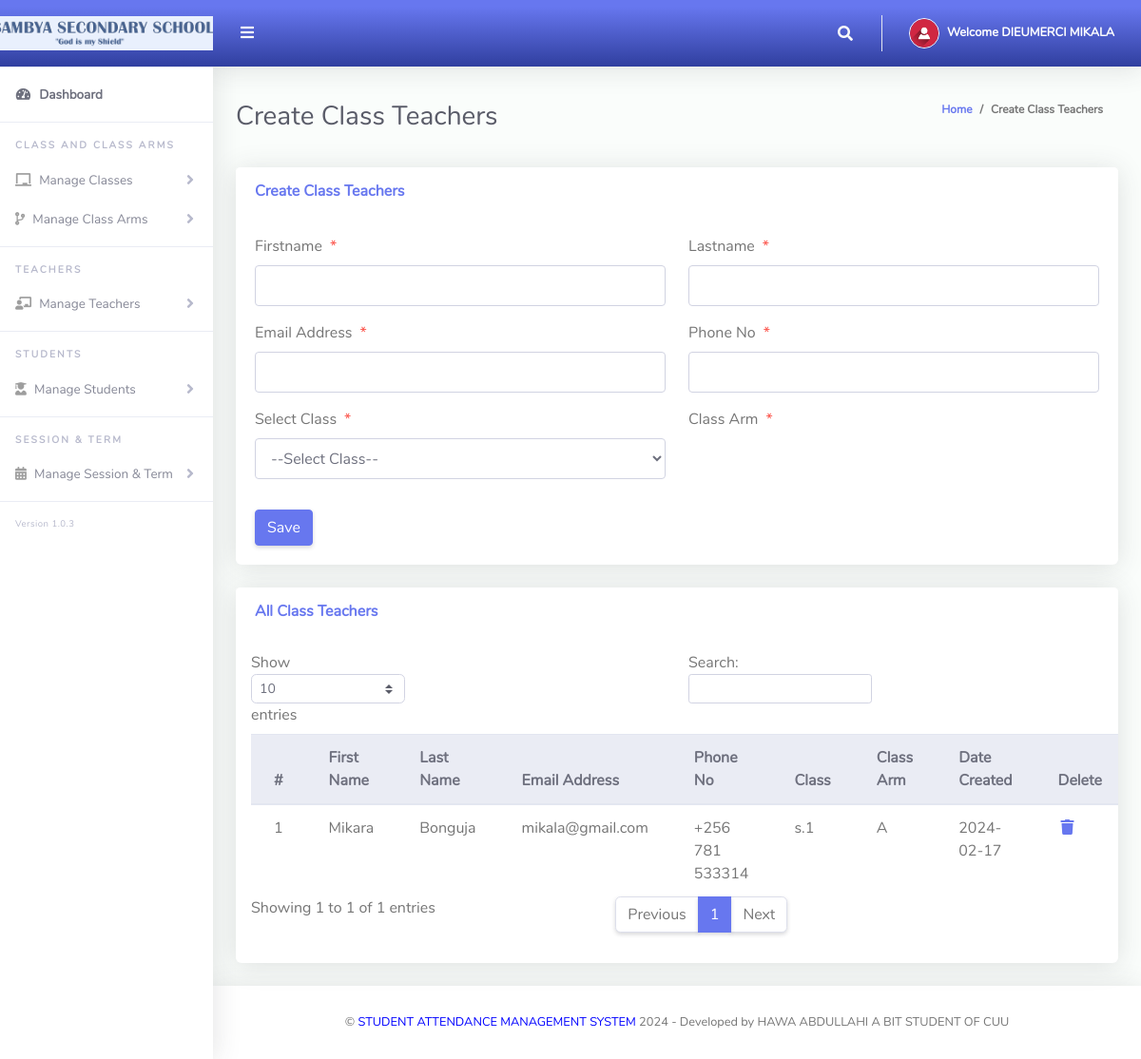
The page /Admin/createClassTeacher.php (signed in) on the database its author committed.
### tables this page shows
CREATE TABLE IF NOT EXISTS `tblclassteacher` (
  `Id` int NOT NULL AUTO_INCREMENT,
  `firstName` varchar(255) NOT NULL,
  `lastName` varchar(255) NOT NULL,
  `emailAddress` varchar(255) NOT NULL,
  `password` varchar(255) NOT NULL,
  `phoneNo` varchar(50) NOT NULL,
  `classId` varchar(10) NOT NULL,
  `classArmId` varchar(10) NOT NULL,
  `dateCreated` varchar(50) NOT NULL,
  PRIMARY KEY (`Id`)
);

CREATE TABLE IF NOT EXISTS `tblclass` (
  `Id` int NOT NULL AUTO_INCREMENT,
  `className` varchar(255) NOT NULL,
  PRIMARY KEY (`Id`)
);

CREATE TABLE IF NOT EXISTS `tblclassarms` (
  `Id` int NOT NULL AUTO_INCREMENT,
  `classId` varchar(10) NOT NULL,
  `classArmName` varchar(255) NOT NULL,
  `isAssigned` varchar(10) NOT NULL,
  PRIMARY KEY (`Id`)
);

### Admin/createClassTeacher.php (the view, shortened to what this page needs)
<?php
include '../Includes/dbcon.php';
?>
<!DOCTYPE html>
<html lang="en">
<head>
  <link href="../vendor/fontawesome-free/css/all.min.css" rel="stylesheet" type="text/css">
  <link href="../vendor/bootstrap/css/bootstrap.min.css" rel="stylesheet" type="text/css">
  <link href="css/ruang-admin.min.css" rel="stylesheet">
</head>
<body id="page-top">
  <div id="wrapper">
      <?php include "Includes/sidebar.php";?>
    <div id="content-wrapper" class="d-flex flex-column">
      <div id="content">
       <?php include "Includes/topbar.php";?>
        <div class="container-fluid" id="container-wrapper">
          <div class="d-sm-flex align-items-center justify-content-between mb-4">
            <h1 class="h3 mb-0 text-gray-800">Create Class Teachers</h1>
            <ol class="breadcrumb">
              <li class="breadcrumb-item"><a href="./">Home</a></li>
              <li class="breadcrumb-item active" aria-current="page">Create Class Teachers</li>
            </ol>
          </div>
          <div class="row">
            <div class="col-lg-12">
              <div class="card mb-4">
                <div class="card-header py-3 d-flex flex-row align-items-center justify-content-between">
                  <h6 class="m-0 font-weight-bold text-primary">Create Class Teachers</h6>
                </div>
                <div class="card-body">
                  <form method="post">
                   <div class="form-group row mb-3">
                        <div class="col-xl-6">
                        <label class="form-control-label">Firstname<span class="text-danger ml-2">*</span></label>
                        <input type="text" class="form-control" required name="firstName" value="<?php echo $row['firstName'];?>" id="exampleInputFirstName">
                        </div>
                        <div class="col-xl-6">
                        <label class="form-control-label">Lastname<span class="text-danger ml-2">*</span></label>
                      <input type="text" class="form-control" required name="lastName" value="<?php echo $row['lastName'];?>" id="exampleInputFirstName" >
                        </div>
                    </div>
                     <div class="form-group row mb-3">
                        <div class="col-xl-6">
                        <label class="form-control-label">Email Address<span class="text-danger ml-2">*</span></label>
                        <input type="email" class="form-control" required name="emailAddress" value="<?php echo $row['emailAddress'];?>" id="exampleInputFirstName" >
                        </div>
                        <div class="col-xl-6">
                        <label class="form-control-label">Phone No<span class="text-danger ml-2">*</span></label>
                      <input type="text" class="form-control" name="phoneNo" value="<?php echo $row['phoneNo'];?>" id="exampleInputFirstName" >
                        </div>
                    </div>
                    <div class="form-group row mb-3">
                        <div class="col-xl-6">
                        <label class="form-control-label">Select Class<span class="text-danger ml-2">*</span></label>
                         <?php
                        $qry= "SELECT * FROM tblclass ORDER BY className ASC";
                        $result = $conn->query($qry);
                        $num = $result->num_rows;
                        if ($num > 0){
                          echo ' <select required name="classId" onchange="classArmDropdown(this.value)" class="form-control mb-3">';
                          echo'<option value="">--Select Class--</option>';
                                  echo '</select>';
                              }
                            ?>
                        </div>
                        <div class="col-xl-6">
                        <label class="form-control-label">Class Arm<span class="text-danger ml-2">*</span></label>
                        </div>
                    </div>
                      <?php
                    if (isset($Id))
                    {
                    ?>
                    <button type="submit" name="update" class="btn btn-warning">Update</button>
                    &nbsp;&nbsp;&nbsp;&nbsp;&nbsp;&nbsp;&nbsp;&nbsp;&nbsp;&nbsp;
                    <?php
                    } else {
                    ?>
                    <button type="submit" name="save" class="btn btn-primary">Save</button>
                    <?php
                    }
                    ?>
                  </form>
                </div>
              </div>
                 <div class="row">
              <div class="col-lg-12">
              <div class="card mb-4">
                <div class="card-header py-3 d-flex flex-row align-items-center justify-content-between">
                  <h6 class="m-0 font-weight-bold text-primary">All Class Teachers</h6>
                </div>
                <div class="table-responsive p-3">
                  <table class="table align-items-center table-flush table-hover" id="dataTableHover">
                    <thead class="thead-light">
                      <tr>
                        <th>#</th>
                        <th>First Name</th>
                        <th>Last Name</th>
                        <th>Email Address</th>
                        <th>Phone No</th>
                        <th>Class</th>
                        <th>Class Arm</th>
                        <th>Date Created</th>
                        <th>Delete</th>
                      </tr>
                    </thead>
                    <tbody>
                  <?php
                      $query = "SELECT tblclassteacher.Id,tblclass.className,tblclassarms.classArmName,tblclassarms.Id AS classArmId,tblclassteacher.firstName,
                      tblclassteacher.lastName,tblclassteacher.emailAddress,tblclassteacher.phoneNo,tblclassteacher.dateCreated
                      FROM tblclassteacher
                      INNER JOIN tblclass ON tblclass.Id = tblclassteacher.classId
                      INNER JOIN tblclassarms ON tblclassarms.Id = tblclassteacher.classArmId";
                      $rs = $conn->query($query);
                      $num = $rs->num_rows;
                      $sn=0;
                      if($num > 0)
                      {
                        while ($rows = $rs->fetch_assoc())
                          {
                             $sn = $sn + 1;
                            echo"
                              <tr>
                                <td>".$sn."</td>
                                <td>".$rows['firstName']."</td>
                                <td>".$rows['lastName']."</td>
                                <td>".$rows['emailAddress']."</td>
                                <td>".$rows['phoneNo']."</td>
                                <td>".$rows['className']."</td>
                                <td>".$rows['classArmName']."</td>
                                 <td>".$rows['dateCreated']."</td>
                                <td><a href='?action=delete&Id=".$rows['Id']."&classArmId=".$rows['classArmId']."'><i class='fas fa-fw fa-trash'></i></a></td>
                              </tr>";
                          }
                      }
                      else
                      {
                           echo
                           "<div class='alert alert-danger' role='alert'>
                            No Record Found!
                            </div>";
                      }
                      ?>
                    </tbody>
                  </table>
                </div>
              </div>
            </div>
            </div>
          </div>
        </div>
      </div>
       <?php include "Includes/footer.php";?>
    </div>
  </div>
</body>
</html>

### Admin/Includes/topbar.php (shortened to what this page needs)
<?php
  $query = "SELECT * FROM tbladmin WHERE Id = ".$_SESSION['userId']."";
  $rs = $conn->query($query);
  $rows = $rs->fetch_assoc();
  $fullName = $rows['firstName']." ".$rows['lastName'];
?>
<nav class="navbar navbar-expand navbar-light bg-gradient-primary topbar mb-4 static-top">
          <button id="sidebarToggleTop" class="btn btn-link rounded-circle mr-3">
            <i class="fa fa-bars"></i>
          </button>
          <ul class="navbar-nav ml-auto">
            <li class="nav-item dropdown no-arrow">
              <a class="nav-link dropdown-toggle" href="#" id="searchDropdown" role="button" data-toggle="dropdown"
                aria-haspopup="true" aria-expanded="false">
                <i class="fas fa-search fa-fw"></i>
              </a>
            </li>
            <li class="nav-item dropdown no-arrow">
              <a class="nav-link dropdown-toggle" href="#" id="userDropdown" role="button" data-toggle="dropdown"
                aria-haspopup="true" aria-expanded="false">
                <img class="img-profile rounded-circle" src="img/user-icn.png" style="max-width: 60px">
                <span class="ml-2 d-none d-lg-inline text-white small"><b>Welcome <?php echo $fullName;?></b></span>
              </a>
            </li>
          </ul>
        </nav>

### rows shown on the page
tblclassteacher: firstName "Mikara", lastName "Bonguja", emailAddress "mikala@gmail.com", phoneNo "+256 781 533314", classId.className "s.1", classArmId.classArmName "A", dateCreated "2024-02-17"

### other values the page prints
$fullName "DIEUMERCI MIKALA"
